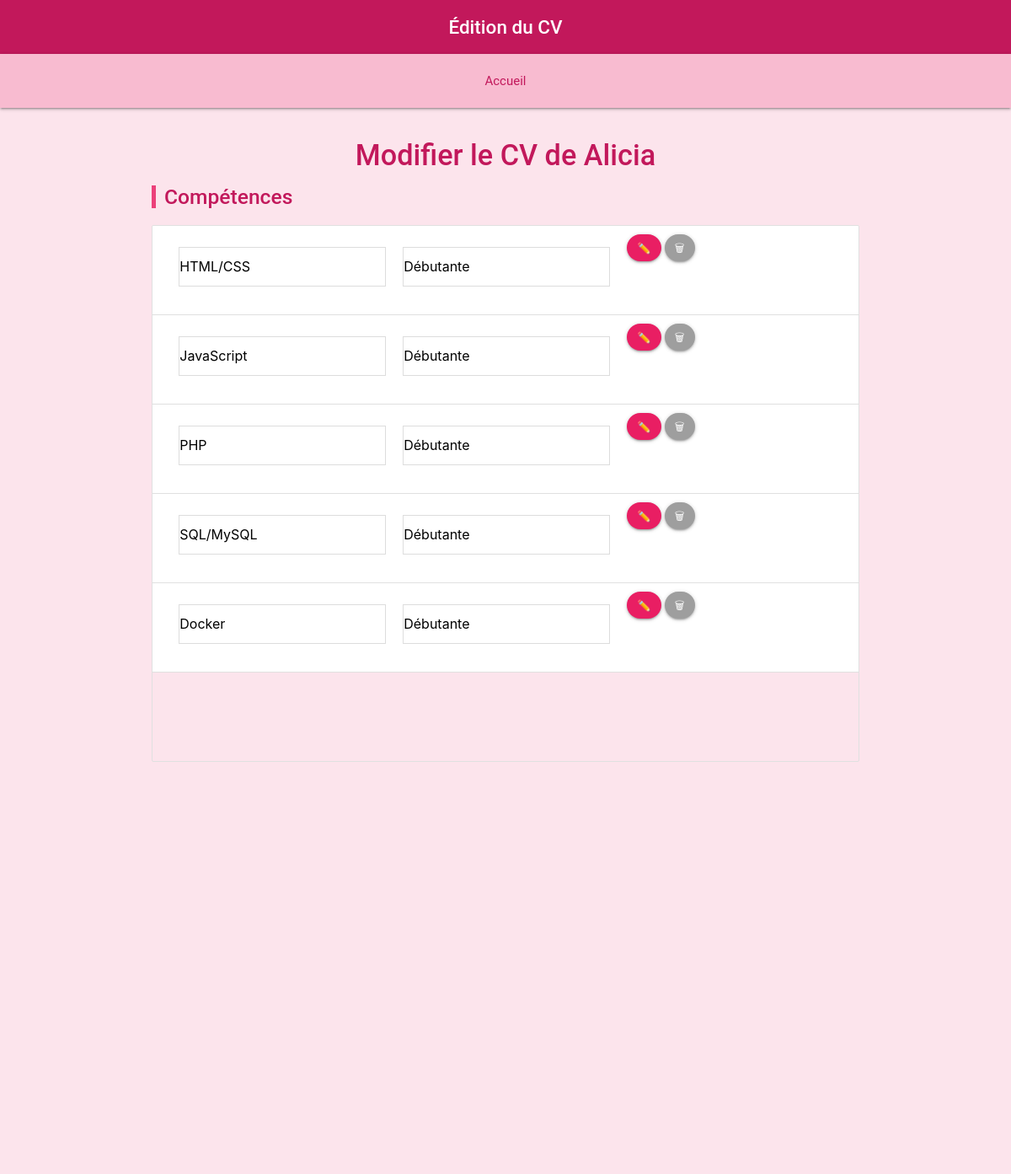
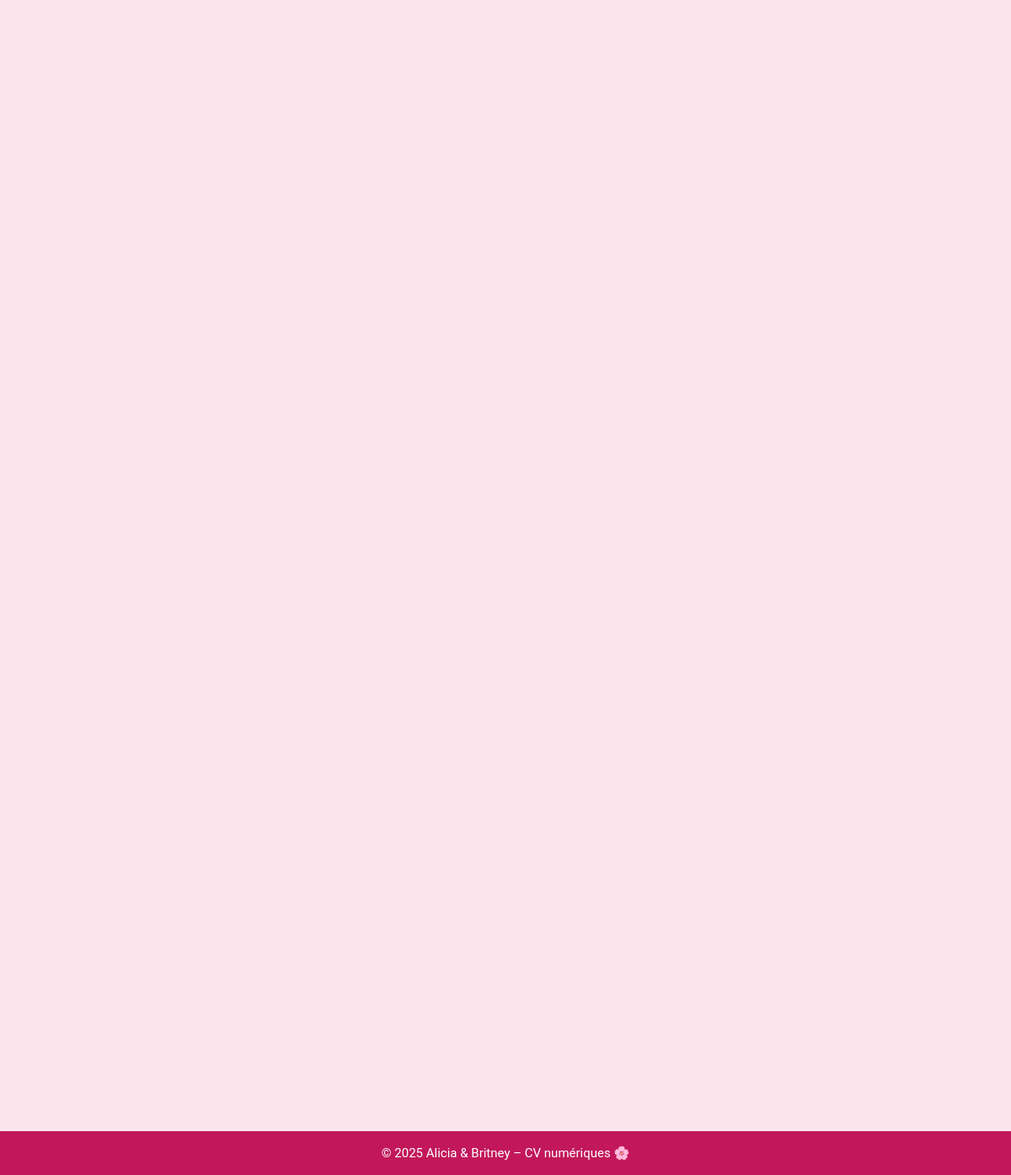
The page /edit.php?id=1 on the database its author committed (2 pictures, top to bottom).
### tables this page shows
CREATE TABLE IF NOT EXISTS users
(
    id INT AUTO_INCREMENT PRIMARY KEY,
    lastname VARCHAR(100),
    firstname VARCHAR(100),
    email VARCHAR(255),
    phone VARCHAR(20),
    picture VARCHAR(100)
);

CREATE TABLE IF NOT EXISTS skills
(
    id INT AUTO_INCREMENT PRIMARY KEY,
    user_id INT NOT NULL,
    name VARCHAR(200),
    level VARCHAR(100),
    FOREIGN KEY (user_id) REFERENCES users(id)
);

### src/edit.php (the view, shortened to what this page needs)
<?php
require_once 'db_connect.php';
$user_id = $_GET['id'] ?? null;
$stmt = $pdo->prepare("SELECT * FROM users WHERE id = ?");
$stmt->execute([$user_id]);
$user = $stmt->fetch(PDO::FETCH_ASSOC);
$stmt_skills = $pdo->prepare("SELECT * FROM skills WHERE user_id = ?");
$stmt_skills->execute([$user_id]);
$skills = $stmt_skills->fetchAll(PDO::FETCH_ASSOC);
?>
<!DOCTYPE html>
<html lang="fr">
<head>
  <link href="https://cdnjs.cloudflare.com/ajax/libs/materialize/1.0.0/css/materialize.min.css" rel="stylesheet">
  <link rel="stylesheet" href="assets/css/style.css?v=<?php echo time(); ?>">
</head>
<body class="pink lighten-5">
  <nav class="pink darken-2 center-align">
    <div class="nav-wrapper">
      <a href="index.php" class="brand-title white-text">Édition du CV</a>
    </div>
  </nav>
  <nav class="pink lighten-4">
    <div class="nav-wrapper center-align">
      <ul style="display:flex; justify-content:center; gap:20px; padding:10px 0; margin:0; list-style:none;">
        <li><a href="index.php" class="pink-text text-darken-2">Accueil</a></li>
      </ul>
    </div>
  </nav>
  <main class="container section">
    <h4 class="pink-text text-darken-2 center">
      Modifier le CV de <?= htmlspecialchars($user['firstname']) ?>
    </h4>
    <section>
      <h5 class="pink-text text-darken-2">Compétences</h5>
      <?php if (count($skills) > 0): ?>
      <ul class="collection">
        <?php foreach ($skills as $skill): ?>
          <li class="collection-item">
            <form method="post" class="row">
              <div class="input-field col s4">
                <input type="text" name="name" value="<?= htmlspecialchars($skill['name']) ?>">
              </div>
              <div class="input-field col s4">
                <input type="text" name="level" value="<?= htmlspecialchars($skill['level']) ?>">
              </div>
              <div class="col s4">
                <button class="btn-small pink" name="action" value="update_skill">✏️</button>
                <button class="btn-small grey" name="action" value="delete_skill">🗑</button>
              </div>
            </form>
          </li>
        <?php endforeach; ?>
      </ul>
      <?php else: ?>
        <p class="grey-text">Aucune compétence enregistrée.</p>
      <?php endif; ?>
    </section>
  </main>
  <footer class="page-footer pink darken-2">
    <div class="container center white-text">
      © 2025 Alicia & Britney – CV numériques 🌸
    </div>
  </footer>
</body>
</html>

### src/assets/css/style.css (style rules this page uses)
html, body { height: 100%; margin: 0; font-family: 'Roboto', sans-serif; background-color: #fce4ec; color: #333; display: flex; flex-direction: column; }
main { flex: 1; padding-bottom: 40px; }
h4, h5, h6 { font-weight: 500; }
a { text-decoration: none; }
nav, .page-footer { margin: 0; }
.nav-wrapper { text-align: center; display: flex; justify-content: center; align-items: center; }
.brand-title { font-size: 1.5rem; font-weight: 500; }
.page-footer { padding: 15px 0; }
section { margin-bottom: 50px; }
section h5 { margin-bottom: 20px; border-left: 5px solid #ec407a; padding-left: 10px; }
input[type="text"], input[type="date"], textarea { background-color: #fff !important; border-radius: 6px; padding: 8px 10px; border: 1px solid #ddd !important; }
.btn, .btn-small { border-radius: 20px; }
.btn-small { padding: 0 12px; }
.collection-item form.row { margin-bottom: 0; }
html { scroll-behavior: smooth; }
nav.pink.lighten-4 { position: sticky; top: 0; z-index: 10; }
.hidden { opacity: 0; transform: translateY(30px); transition: opacity 0.6s ease, transform 0.6s ease; }
.visible { opacity: 1; transform: translateY(0); }

### rows shown on the page
users: firstname "Alicia"
skills: name "HTML/CSS", level "Débutante"
skills: name "JavaScript", level "Débutante"
skills: name "PHP", level "Débutante"
skills: name "SQL/MySQL", level "Débutante"
skills: name "Docker", level "Débutante"
